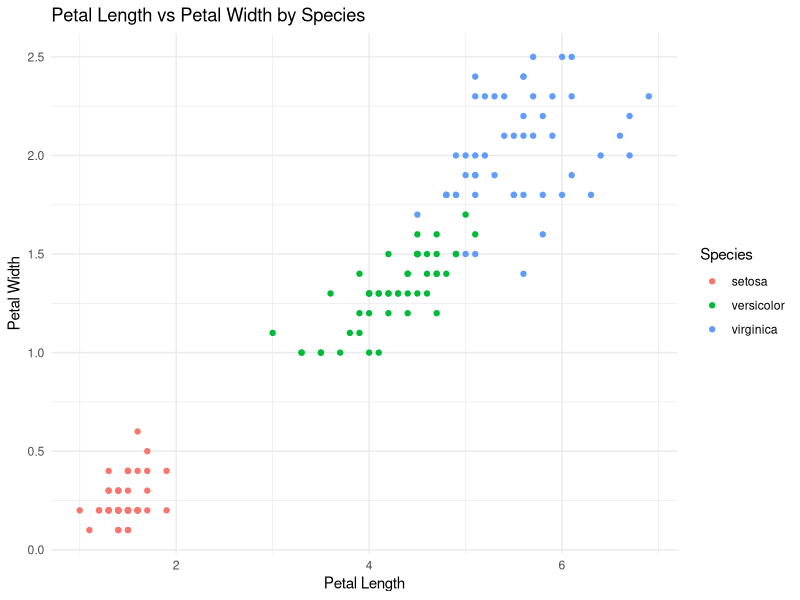

Write R code to recreate this figure.
# explore iris dataset

# plot petal length by petal width, colour species
library(ggplot2)

# Load the iris dataset
data(iris)

# Create the plot
ggplot(iris, aes(x = Petal.Length, y = Petal.Width, color = Species)) +
  geom_point() +
  labs(title = "Petal Length vs Petal Width by Species",
       x = "Petal Length",
       y = "Petal Width") +
  theme_minimal()
